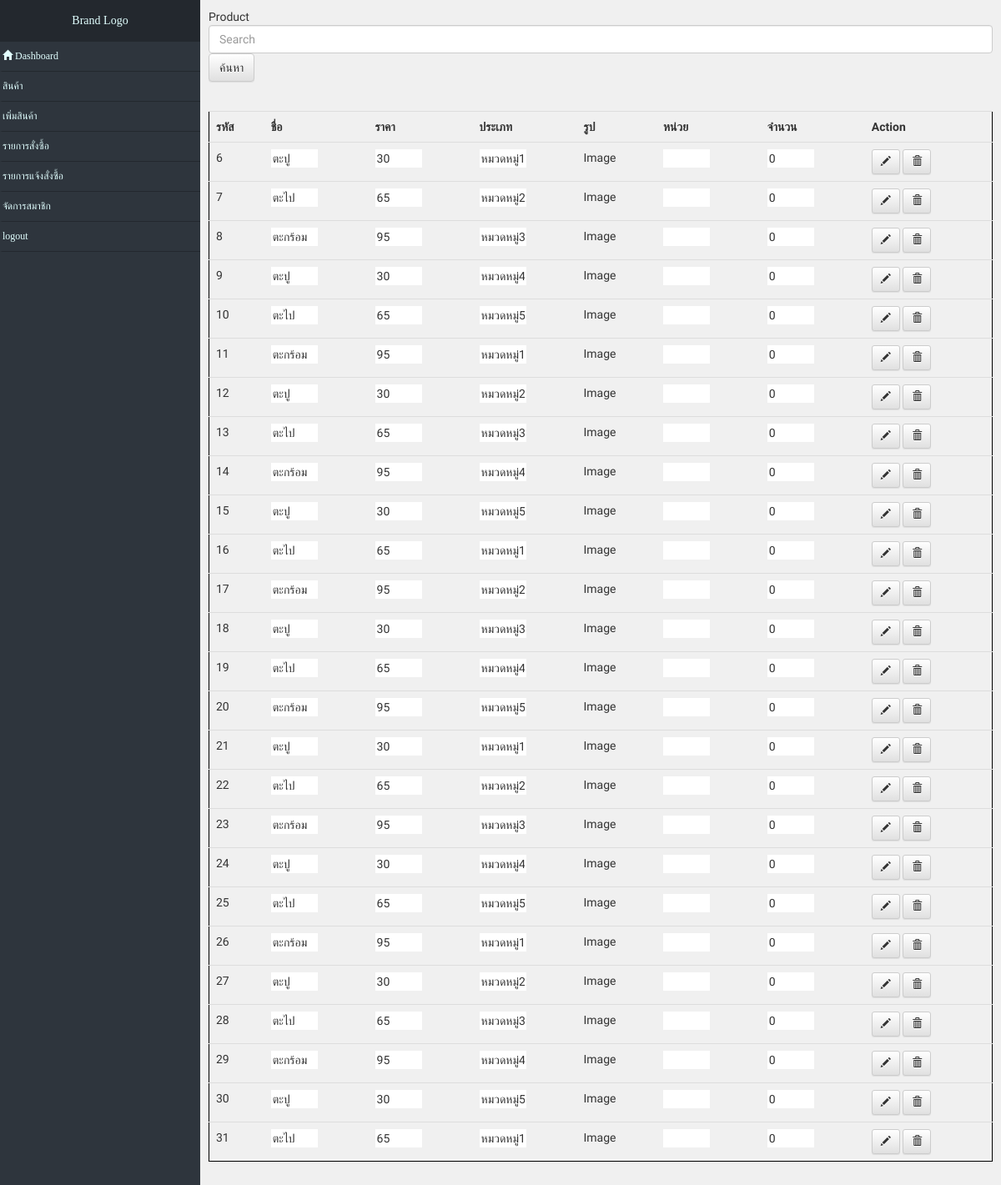
The page /backend/index.php?action=product on the database as committed earlier.
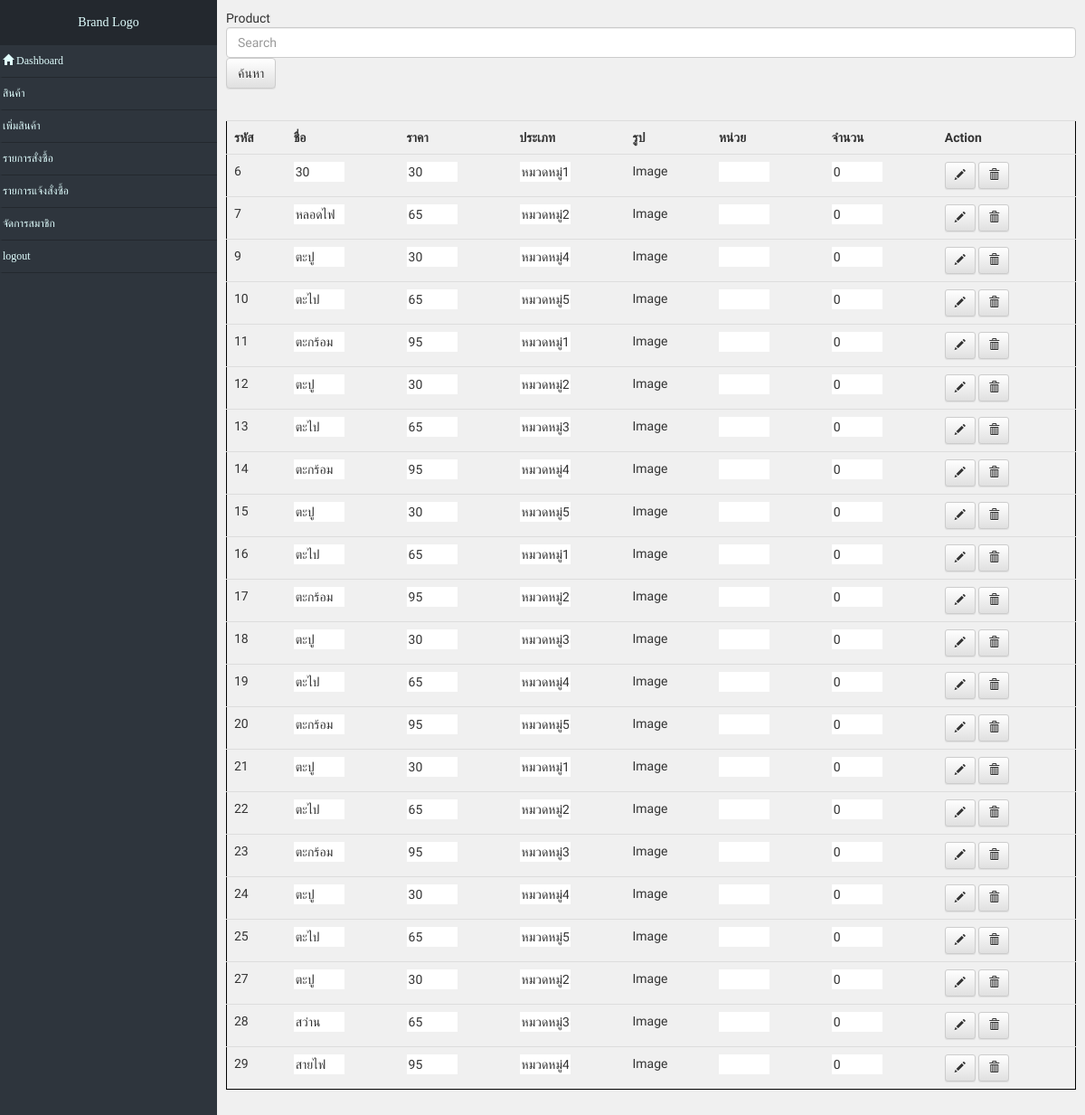
The same page on the database as committed later.
### tables this page shows
CREATE TABLE `table_product` (
  `id_product` int(10) UNSIGNED NOT NULL,
  `name_product` varchar(100) NOT NULL,
  `price_product` int(50) NOT NULL,
  `category_product` varchar(20) NOT NULL,
  `type_product` varchar(20) NOT NULL,
  `picture_product` varchar(255) NOT NULL,
  `unit_product` varchar(50) NOT NULL,
  `number_product` int(50) NOT NULL
);

### backend/product/product.php (the view, shortened to what this page needs)
  Product <br>
  <form class="" action="#" method="POSt">
    <div class="form-group">
    <span>
      <input type="text" name='search' class="form-control" placeholder="Search">
      <button type="submit" name='searchb' class="btn btn-default">ค้นหา</button>
    </span>
    </div>
  </form>
  <br>
  <?php
  if(isset($_POST['searchb'])){
    $sql_select_product = 'SELECT * FROM table_product WHERE id_product LIKE "%'.$_POST['search'].'%"OR name_product LIKE "%'.$_POST['search'].'%"';
  }
  else{
    $sql_select_product = 'SELECT * FROM table_product ';
  }
?>
<table class="table" style="border:1px solid black;">
  <tr>
    <th>
      รหัส
    </th>
    <th>
      ชื่อ
    </th>
    <th>
      ราคา
    </th>
    <th>
      ประเภท
    </th>
    <th>
      รูป
    </th>
    <th>
      หน่วย
    </th>
    <th>
      จำนวน
    </th>
    <th>
     Action
   </th>
  </tr>
  <?php
  include 'save.php';
  $query_select_product = $connect->query($sql_select_product);
 while ($select_product = $query_select_product->fetch_assoc()){
   ?>
   <form class="" action="#" method="post" onsubmit="return check(<?php echo $select_product['id_product']; ?>);">
      <tr>
        <td>
          <?php echo $select_product['id_product']; ?>
        </td>
        <td>
          <input class="edit <?php echo $select_product['id_product']; ?>" type="text" name="name_product" value="<?php echo $select_product['name_product'] ?>" readonly>
        </td>
        <td>
          <input class="edit <?php echo $select_product['id_product']; ?>" type="text" name="price_product" value="<?php echo $select_product['price_product'] ?>" readonly>
        </td>
        <td>
          <input class="edit <?php echo $select_product['id_product']; ?>" type="text" name="category_product" value="<?php echo $select_product['category_product'] ?>" readonly>
        </td>
        <td>
          Image
        </td>
        <td>
          <input class="edit <?php echo $select_product['id_product']; ?>" type="text" name="unit_product" value="<?php echo $select_product['unit_product'] ?>" readonly>
        </td>
        <td>
          <input class="edit <?php echo $select_product['id_product']; ?>" type="text" name="number_product" value="<?php echo $select_product['number_product'] ?>" readonly>
        </td>
        <td>
          <button type="submit" name="edit" id="<?php echo $select_product['id_product']; ?>" class="btn btn-default btn-sm" aria-label="Left Align" onclick="bool='e';">
            <span class="glyphicon glyphicon-pencil" aria-hidden="true"></span>
          </button>
          <button type="submit" name="delete" class="btn btn-default btn-sm" aria-label="Left Align" onclick="bool='d';">
            <span class="glyphicon glyphicon-trash" aria-hidden="true"></span>
          </button>
        </td>
      </tr>
     </form>
  <?php }
?>
</table>

Rows that differ between the two databases and show on the page:
removed table_product: id_product "8", name_product "ตะกร้อม", price_product "95", category_product "หมวดหมู่3", number_product "0"
removed table_product: id_product "26", name_product "ตะกร้อม", price_product "95", category_product "หมวดหมู่1", number_product "0"
removed table_product: id_product "30", name_product "ตะปู", price_product "30", category_product "หมวดหมู่5", number_product "0"
removed table_product: id_product "31", name_product "ตะไป", price_product "65", category_product "หมวดหมู่1", number_product "0"
changed table_product id 6: name_product "ตะปู" → "30"
changed table_product id 7: name_product "ตะไป" → "หลอดไฟ"
changed table_product id 28: name_product "ตะไป" → "สว่าน"
changed table_product id 29: name_product "ตะกร้อม" → "สายไฟ"
